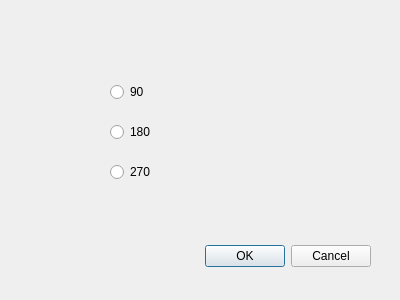
<?xml version="1.0" encoding="UTF-8"?>
<ui version="4.0">
 <class>rotateDialog</class>
 <widget class="QDialog" name="rotateDialog">
  <property name="geometry">
   <rect>
    <x>0</x>
    <y>0</y>
    <width>400</width>
    <height>300</height>
   </rect>
  </property>
  <property name="windowTitle">
   <string>Dialog</string>
  </property>
  <widget class="QDialogButtonBox" name="buttonBox">
   <property name="geometry">
    <rect>
     <x>30</x>
     <y>240</y>
     <width>341</width>
     <height>32</height>
    </rect>
   </property>
   <property name="orientation">
    <enum>Qt::Horizontal</enum>
   </property>
   <property name="standardButtons">
    <set>QDialogButtonBox::Cancel|QDialogButtonBox::Ok</set>
   </property>
  </widget>
  <widget class="QRadioButton" name="one">
   <property name="geometry">
    <rect>
     <x>110</x>
     <y>80</y>
     <width>110</width>
     <height>24</height>
    </rect>
   </property>
   <property name="text">
    <string>90</string>
   </property>
  </widget>
  <widget class="QRadioButton" name="two">
   <property name="geometry">
    <rect>
     <x>110</x>
     <y>120</y>
     <width>110</width>
     <height>24</height>
    </rect>
   </property>
   <property name="text">
    <string>180</string>
   </property>
  </widget>
  <widget class="QRadioButton" name="three">
   <property name="geometry">
    <rect>
     <x>110</x>
     <y>160</y>
     <width>110</width>
     <height>24</height>
    </rect>
   </property>
   <property name="text">
    <string>270</string>
   </property>
  </widget>
 </widget>
 <resources/>
 <connections>
  <connection>
   <sender>buttonBox</sender>
   <signal>accepted()</signal>
   <receiver>rotateDialog</receiver>
   <slot>accept()</slot>
   <hints>
    <hint type="sourcelabel">
     <x>248</x>
     <y>254</y>
    </hint>
    <hint type="destinationlabel">
     <x>157</x>
     <y>274</y>
    </hint>
   </hints>
  </connection>
  <connection>
   <sender>buttonBox</sender>
   <signal>rejected()</signal>
   <receiver>rotateDialog</receiver>
   <slot>reject()</slot>
   <hints>
    <hint type="sourcelabel">
     <x>316</x>
     <y>260</y>
    </hint>
    <hint type="destinationlabel">
     <x>286</x>
     <y>274</y>
    </hint>
   </hints>
  </connection>
 </connections>
</ui>
